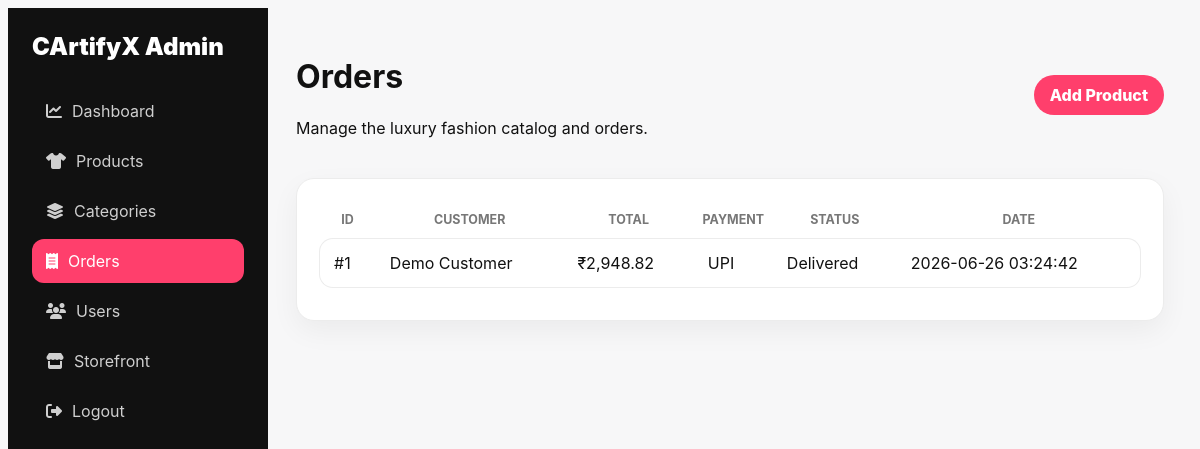
The app's page /admin/orders.php (signed in) with its own data.
### tables this page shows
CREATE TABLE orders (
  id INT AUTO_INCREMENT PRIMARY KEY,
  user_id INT NOT NULL,
  address_id INT,
  subtotal DECIMAL(10,2) NOT NULL,
  gst DECIMAL(10,2) NOT NULL,
  shipping DECIMAL(10,2) NOT NULL,
  total DECIMAL(10,2) NOT NULL,
  payment_method VARCHAR(60) NOT NULL,
  status VARCHAR(40) DEFAULT 'Placed',
  created_at TIMESTAMP DEFAULT CURRENT_TIMESTAMP,
  CONSTRAINT fk_orders_user FOREIGN KEY (user_id) REFERENCES users(id) ON DELETE CASCADE,
  CONSTRAINT fk_orders_address FOREIGN KEY (address_id) REFERENCES addresses(id) ON DELETE SET NULL
);

CREATE TABLE users (
  id INT AUTO_INCREMENT PRIMARY KEY,
  name VARCHAR(120) NOT NULL,
  email VARCHAR(160) NOT NULL UNIQUE,
  phone VARCHAR(30),
  password VARCHAR(255) NOT NULL,
  created_at TIMESTAMP DEFAULT CURRENT_TIMESTAMP
);

### includes/config.php (called while the page is built, shortened)
<?php
try {
    $pdo = new PDO(
        'mysql:host=' . DB_HOST . ';dbname=' . DB_NAME . ';charset=utf8mb4',
        DB_USER,
        DB_PASS,
        [
            PDO::ATTR_ERRMODE => PDO::ERRMODE_EXCEPTION,
            PDO::ATTR_DEFAULT_FETCH_MODE => PDO::FETCH_ASSOC,
            PDO::ATTR_EMULATE_PREPARES => false,
        ]
    );
} catch (PDOException $e) {
    $pdo = null;
}
function db(): ?PDO
{
    global $pdo;
    return $pdo;
}

### includes/functions.php (called while the page is built, shortened)
<?php
require_once __DIR__ . '/config.php';
function e($value): string
{
    return htmlspecialchars((string)$value, ENT_QUOTES, 'UTF-8');
}
function money_inr($amount): string
{
    $amount = (float)$amount;
    $formatted = number_format($amount, 2, '.', '');
    [$integer, $decimal] = explode('.', $formatted);
    $last3 = substr($integer, -3);
    $rest = substr($integer, 0, -3);
    if ($rest !== '') {
        $last3 = ',' . $last3;
        $rest = preg_replace('/\B(?=(\d{2})+(?!\d))/', ',', $rest);
    }
    $value = $rest . $last3;
    return '&#8377;' . ($decimal === '00' ? $value : $value . '.' . $decimal);
}
    ?>

### admin/orders.php (the view)
<?php $adminTitle = 'Orders'; include __DIR__ . '/_layout.php'; $orders = db()?db()->query('SELECT o.*, u.name user_name FROM orders o LEFT JOIN users u ON u.id=o.user_id ORDER BY o.id DESC')->fetchAll():[]; ?>
<div class="admin-card"><table class="admin-table"><tr><th>ID</th><th>Customer</th><th>Total</th><th>Payment</th><th>Status</th><th>Date</th></tr><?php foreach($orders as $o): ?><tr><td>#<?= (int)$o['id'] ?></td><td><?= e($o['user_name']) ?></td><td><?= money_inr($o['total']) ?></td><td><?= e($o['payment_method']) ?></td><td><?= e($o['status']) ?></td><td><?= e($o['created_at']) ?></td></tr><?php endforeach; ?></table></div>
<?php include __DIR__ . '/_footer.php'; ?>

### assets/css/admin.css (style rules this page uses)
:root { --pink:#ff3f6c;--black:#111;--line:#ececec;--soft:#f7f7f8 }
body { font-family:Inter,Segoe UI,Arial,sans-serif;background:var(--soft);color:var(--black) }
.metric-card,.admin-card { background:#fff;border:1px solid var(--line);border-radius:18px;padding:22px;box-shadow:0 10px 28px rgba(17,17,17,.05) }
.admin-card { margin-top:20px }
.admin-table { width:100%;border-collapse:separate;border-spacing:0 10px }
.admin-table th { color:#777;font-size:.78rem;text-transform:uppercase }
.admin-table td { background:#fff;padding:14px;border-top:1px solid var(--line);border-bottom:1px solid var(--line) }
.admin-table td:first-child { border-left:1px solid var(--line);border-radius:14px 0 0 14px }
.admin-table td:last-child { border-right:1px solid var(--line);border-radius:0 14px 14px 0 }

### records on screen
orders: id "1", user.name "Demo Customer", total "₹2,948.82", payment_method "UPI", status "Delivered", created_at "2026-06-26 03:24:42"

### other values on screen
$adminTitle "Orders"
